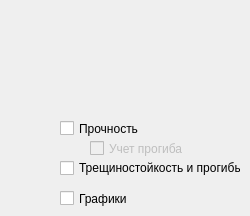
    <widget class="QWidget" name="tabInputData">
     <attribute name="title">
      <string>Общие исходные данные</string>
     </attribute>
     <widget class="QCheckBox" name="checkBoxD">
      <property name="enabled">
       <bool>false</bool>
      </property>
      <property name="geometry">
       <rect>
        <x>90</x>
        <y>140</y>
        <width>101</width>
        <height>17</height>
       </rect>
      </property>
      <property name="text">
       <string>Учет прогиба</string>
      </property>
     </widget>
     <widget class="QCheckBox" name="checkBoxPS1">
      <property name="geometry">
       <rect>
        <x>60</x>
        <y>120</y>
        <width>81</width>
        <height>17</height>
       </rect>
      </property>
      <property name="text">
       <string>Прочность</string>
      </property>
     </widget>
     <widget class="QCheckBox" name="checkBoxPS2">
      <property name="enabled">
       <bool>true</bool>
      </property>
      <property name="geometry">
       <rect>
        <x>60</x>
        <y>160</y>
        <width>181</width>
        <height>16</height>
       </rect>
      </property>
      <property name="text">
       <string>Трещиностойкость и прогибы</string>
      </property>
     </widget>
     <widget class="QCheckBox" name="checkBoxGraphics">
      <property name="enabled">
       <bool>true</bool>
      </property>
      <property name="geometry">
       <rect>
        <x>60</x>
        <y>190</y>
        <width>131</width>
        <height>17</height>
       </rect>
      </property>
      <property name="text">
       <string>Графики </string>
      </property>
     </widget>
    </widget>
